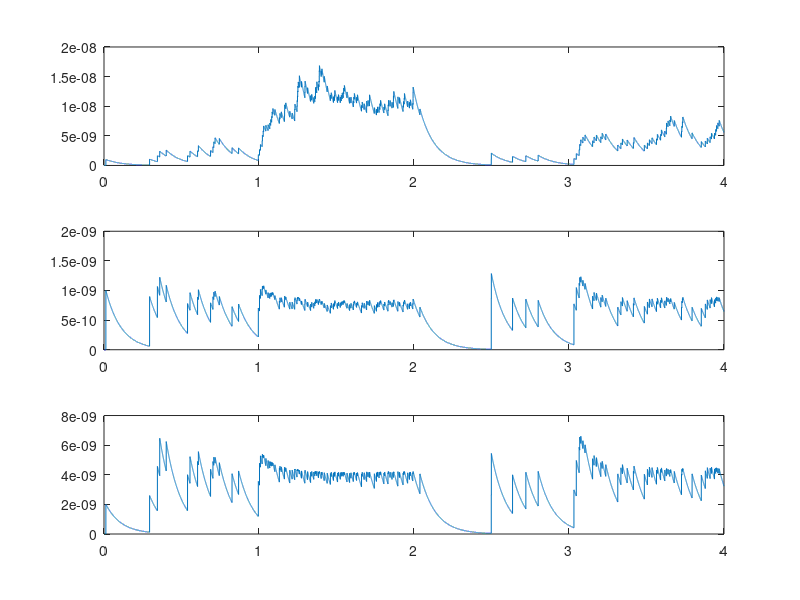
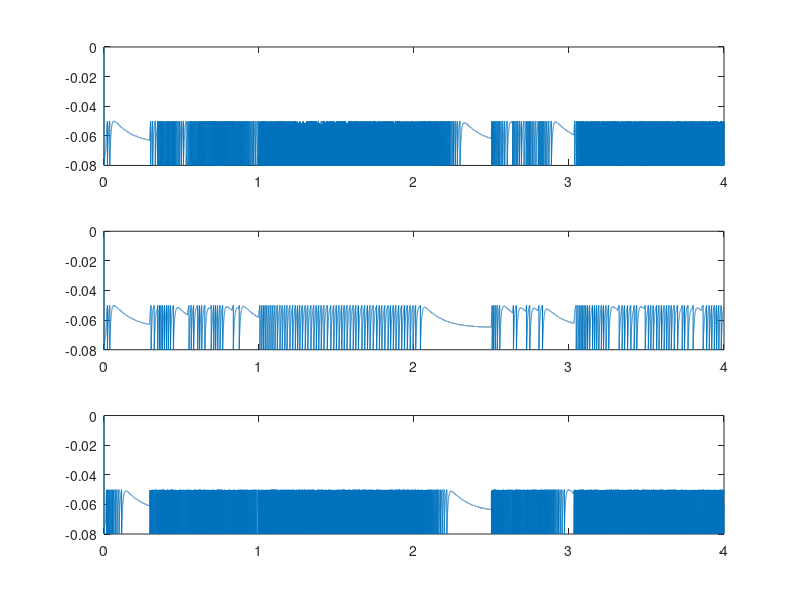

Reproduce these figures in MATLAB, in order.
% Tutorial 5.1. Synaptic responses to changes in inputs
% Include main part, as well as option A and B
% Alter option at line 8 to either 0 or 1 to view the optional question
% Alter option_num at line 9 to either 'A' or 'B' to view plots
% Written by Clark Xu, last modified on 3/9/2023

clear
option=1;
option_num = 'B';

dt = 1e-4;  % 0.1 ms
tmax = 4;   % 4s simulation
tvec = 0:dt:tmax;
Nt = length(tvec);
Ntrial = 1;

if option && option_num=='A'
    Ntrial = 50;
elseif option && option_num=='B'
    Ntrial = 1;
end

% create vectors and initialize them
pre_fr_val = [20, 100, 10, 50];
pre_fr = zeros(Ntrial, Nt); % presynaptic firing rate vector
F = zeros(size(pre_fr));  % fascilitation vector
D = zeros(Ntrial, 2, Nt);  % depression vector
G = zeros(Ntrial, 3, Nt);

D(:,:,1) = 1;
F(:,1) = 1;



% generate firing rate vector
for i=1:4
    pre_fr(:,(i-1)/dt+1:i/dt) = pre_fr_val(i);
end

%  random poisson spike generated for main part and option A
random_generator = rand(size(pre_fr));
spikes = (random_generator<=dt*pre_fr); % binary list stores firing time


% parameters
delG = 1e-9;     % G increment
p0_D = 0.5;      % initial release probablity for first synaptic depression vector D1
p0_G = 0.5;     % initial release probablity for G2 and G3
p0_F = 0.2;     % initial release probablity for F
p0_D2 = 0.2;    % initial release probablity for second depression vector D2


tau_G = 0.100;      % time constant for third synaptic conductance vector
tau_D = 0.25;       % time constant for synaptic depression vector
tau_F = 0.25;       % time constant for synaptic facilitation vector

del_Gmax = 2e-9;    % del_Gmax for the second synaptic conductance vector
del_G3max = 4e-9;   % del_Gmax for the third synaptic conductance vector
f_fac = 0.25;
F_max = 1/p0_F;

if option && option_num=='A'
    Ntrial=50;
    tau_G = 0.002;  % alter time constant for G
end

% set up parameters for postsynaptic cell as a leaky integrate-and-fire neuron
% For each trial for option B, the ith trial refers to ith conductance vector
if option && option_num=='B'
    E_L = -0.065;
    E_syn = 0e-3;   % reversal potential of an excitatory synpase
    G_L = 2e-9;
    C_m = 20e-12;
    V = zeros(3,Nt);
    Vth = -0.050;
    V_reset = -0.080; 
    spike = spikes*0;   % reset spikes to 0
    %V(:,1) = E_L;
end


%% simulaiton
for trial = 1:Ntrial        
   
    for i=2:Nt
        %% update decay of rise
        F(trial,i) = F(trial,i-1) + (1-F(trial,i-1))/tau_F*dt;    % facilitation increment    
        D(trial,:,i) = D(trial,:,i-1) + (1-D(trial,:,i-1))/tau_D*dt;  % increment Decay        
        G(trial,:,i) = G(trial,:,i-1) - G(trial,:,i-1)/tau_G*dt;    % G decays
        
        
         
        if spikes(trial,i)   % changes when fires, spikes(i) == 1, otherwise 0            
            F(trial,i) = F(trial,i) + f_fac*(F_max-F(trial,i-1));
            D(trial,1,i) = D(trial,1,i) - p0_D*D(trial,1,i);    % decrease by amount of p0*D
            D(trial,2,i) = D(trial,2,i) - p0_D2*F(trial,i-1)*D(trial,2,i-1);
            G(trial,1,i) = G(trial,1,i) + delG;     % increment by fixed delG = 1nS
            G(trial,2,i) = G(trial,2,i) + del_Gmax*p0_G*D(trial,1,i-1);   % relate to D only     
            G(trial,3,i) = G(trial,3,i) + del_G3max*p0_G*F(trial,i-1)*D(trial,2,i-1); % relate to D and F
        end


        % update V for option B
        if option && option_num=='B'
            for j=1:3
                V(j,i) = V(j,i-1) + (G_L*(E_L-V(j,i-1))+ ...
                    G(trial,j,i-1)*(E_syn-V(j,i-1)))*dt/C_m;
    
                if V(j,i)>Vth
                    V(j,i) = V_reset;
                    spike(j,i) = 1;
                end
            end
        end
    end  
end


%% plot the graph   
if option==0 
    figure(1)       
    subplot(4,1,1)
    plot(tvec, spikes)
    for i = 1:3            
        subplot(4,1,i+1)
        Gplot = G(1,i,:);
        plot(tvec,Gplot(:));
    end
    
    figure(2)
    subplot(3,1,1)
    plot(tvec, spikes)
    for i = 1:2            
        subplot(3,1,i+1)
        Dplot = D(1,i,:);
        plot(tvec,Dplot(:));
    end
    
    figure(3)
    subplot(2,1,1)
    plot(tvec, spikes)
    subplot(2,1,2)
    plot(tvec, F)
else    % plot graphs for optional questions
    if option_num=='B'

        figure(3)
        spike_count = zeros(3,4);
        for i=1:3
            subplot(3,1,i)
            plot(tvec,V(i,:))
            
            % count the number of spikes in each second interval
            for j=1:4
                spike_count(i,j) = length(find(spike(i,(j-1)/dt+1:j/dt)));
            end
        end
        disp(spike_count)

        figure(2)
        for i = 1:3
            subplot(3,1,i)
            plot(tvec, reshape(G(1,i,:), 1, Nt))

        end
    end

    if option_num=='A'
        Gsum = reshape(sum(G,1), 3, Nt);    % sum up 50 trials

        figure(1)
        subplot(2,1,1)
        plot(tvec,reshape(G(1,1,:),1,Nt))
        subplot(2,1,2)
        plot(tvec, Gsum(1,:))
        

        figure(2)
        subplot(2,1,1)
        plot(tvec,reshape(G(1,2,:),1,Nt))
        subplot(2,1,2)
        plot(tvec, Gsum(2,:))
    end
end


